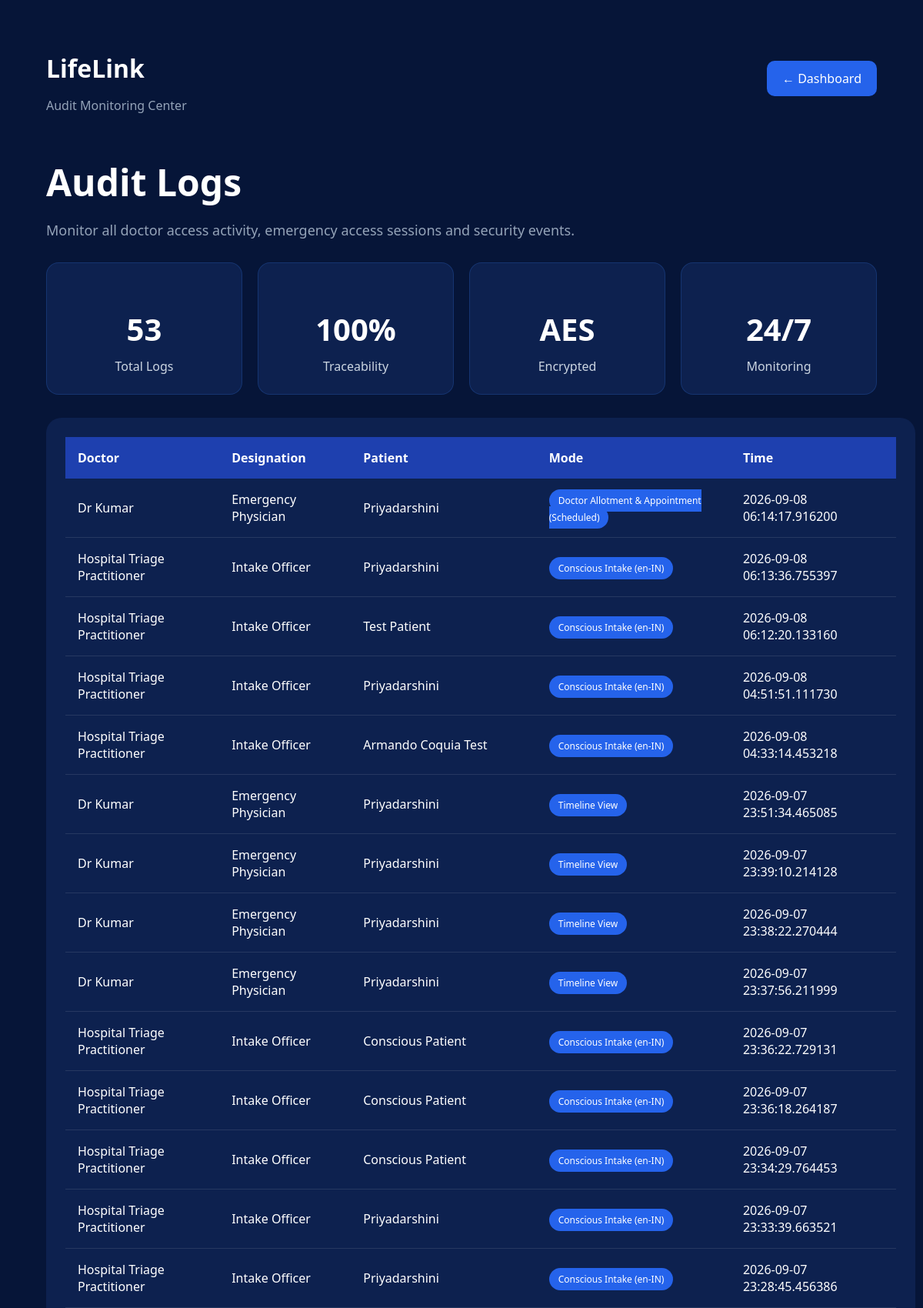
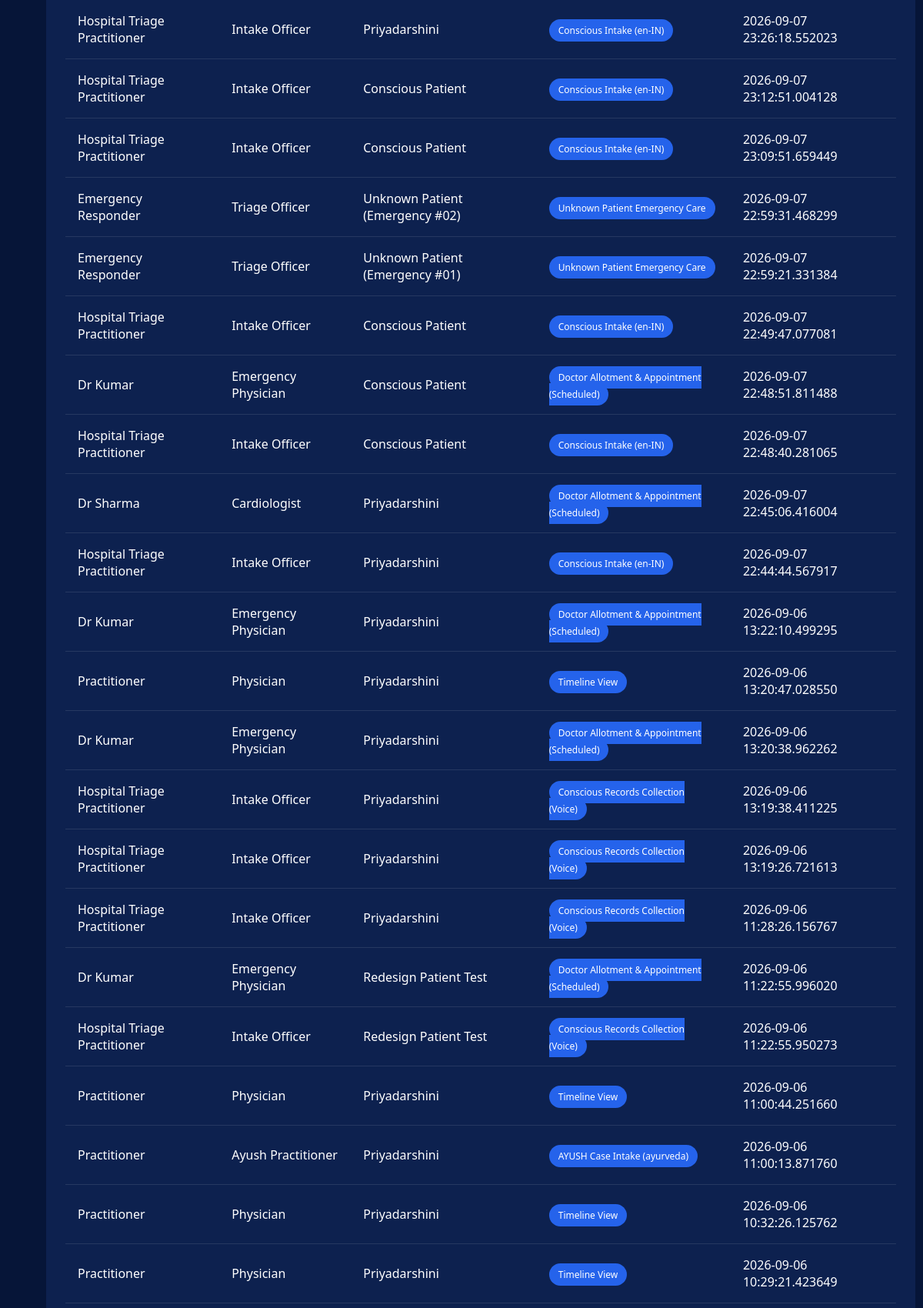
Page /logs (upper part) on the committed database (2 pictures, top to bottom).
### app.py (models this page shows)
class AuditLog(db.Model):
    id = db.Column(
        db.Integer,
        primary_key=True
    )
    doctor_name = db.Column(
        db.String(100)
    )
    designation = db.Column(
        db.String(100)
    )
    patient_name = db.Column(
        db.String(100)
    )
    access_mode = db.Column(
        db.String(50)
    )
    access_time = db.Column(
        db.String(100)
    )
    consent_type = db.Column(
        db.String(30),
        default="standard"
    )

### app.py (the view)
@app.route("/logs")
def logs():
    logs = AuditLog.query.order_by(
        AuditLog.id.desc()
    ).all()
    return render_template(
        "logs.html",
        logs=logs
    )

### templates/logs.html (shortened to what this page needs)
<!DOCTYPE html>
<html>
<head>
    <link rel="stylesheet"
    href="{{ url_for('static',
    filename='css/doctor.css') }}">
</head>
<body>
<div class="dashboard-page">
    <div class="top-bar">
        <div>
            <h2>LifeLink</h2>
            <p>Audit Monitoring Center</p>
        </div>
        <a href="/doctor-dashboard"
        class="back-btn">
            ← Dashboard
        </a>
    </div>
    <div class="page-title">
        <h1>Audit Logs</h1>
        <p>
            Monitor all doctor access activity,
            emergency access sessions and
            security events.
        </p>
    </div>
    <div class="stats-row">
        <div class="stat-box">
            <h2>{{ logs|length }}</h2>
            <p>Total Logs</p>
        </div>
        <div class="stat-box">
            <h2>100%</h2>
            <p>Traceability</p>
        </div>
        <div class="stat-box">
            <h2>AES</h2>
            <p>Encrypted</p>
        </div>
        <div class="stat-box">
            <h2>24/7</h2>
            <p>Monitoring</p>
        </div>
    </div>
    <div class="table-container">
        <table>
            <thead>
                <tr>
                    <th>Doctor</th>
                    <th>Designation</th>
                    <th>Patient</th>
                    <th>Mode</th>
                    <th>Time</th>
                </tr>
            </thead>
            <tbody>
                {% for log in logs %}
                <tr>
                    <td>{{ log.doctor_name }}</td>
                    <td>{{ log.designation }}</td>
                    <td>{{ log.patient_name }}</td>
                    <td>
                        <span class="mode-badge">
                            {{ log.access_mode }}
                        </span>
                    </td>
                    <td>{{ log.access_time }}</td>
                </tr>
                {% endfor %}
            </tbody>
        </table>
    </div>
</div>
</body>
</html>

### static/css/doctor.css (style rules this page uses)
body { margin:0; padding:0; font-family:'Segoe UI',sans-serif; background:#061538; min-height:100vh; display:flex; justify-content:center; align-items:center; }

### templates/logs.html (style rules this page uses)
.page-title { margin-bottom:30px; }
h2 { color:white; font-size:32px; margin-bottom:5px; }
.dashboard-page { width:90%; max-width:1400px; margin:auto; padding:40px; color:white; }
.page-title h1 { color:white; font-size:48px; margin-bottom:10px; }
.page-title p { color:#94a3b8; font-size:18px; }
.stats-row { display:grid; grid-template-columns:repeat(4,1fr); gap:20px; margin:30px 0; }
.stat-box { background:#0d214f; border-radius:16px; padding:25px; text-align:center; border:1px solid rgba(59,130,246,.2); color:white; }
.stat-box h2 { color:white; font-size:40px; margin-bottom:10px; }
.stat-box p { color:#cbd5e1; margin:0; }
.table-container { width:100%; background:#0d214f; border-radius:20px; padding:25px; overflow-x:auto; }
.top-bar { display:flex; justify-content:space-between; align-items:center; margin-bottom:40px; }
.top-bar h2 { color:white; }
.top-bar p { color:#94a3b8; }
table { width:100%; border-collapse:collapse; color:white; }
th { background:#1e40af; padding:16px; text-align:left; }
td { padding:16px; border-bottom:1px solid rgba(255,255,255,.1); }
.mode-badge { background:#2563eb; color:white; padding:6px 12px; border-radius:20px; font-size:12px; }
.back-btn { text-decoration:none; color:white; background:#2563eb; padding:12px 20px; border-radius:10px; }

### rows in the picture
AuditLog: doctor_name "Dr Kumar", designation "Emergency Physician", patient_name "Priyadarshini", access_mode "Doctor Allotment & Appointment (Scheduled)", access_time "2026-09-08 06:14:17.916200"
AuditLog: doctor_name "Hospital Triage Practitioner", designation "Intake Officer", patient_name "Priyadarshini", access_mode "Conscious Intake (en-IN)", access_time "2026-09-08 06:13:36.755397"
AuditLog: doctor_name "Hospital Triage Practitioner", designation "Intake Officer", patient_name "Test Patient", access_mode "Conscious Intake (en-IN)", access_time "2026-09-08 06:12:20.133160"
AuditLog: doctor_name "Hospital Triage Practitioner", designation "Intake Officer", patient_name "Priyadarshini", access_mode "Conscious Intake (en-IN)", access_time "2026-09-08 04:51:51.111730"
AuditLog: doctor_name "Hospital Triage Practitioner", designation "Intake Officer", patient_name "Armando Coquia Test", access_mode "Conscious Intake (en-IN)", access_time "2026-09-08 04:33:14.453218"
AuditLog: doctor_name "Dr Kumar", designation "Emergency Physician", patient_name "Priyadarshini", access_mode "Timeline View", access_time "2026-09-07 23:51:34.465085"
AuditLog: doctor_name "Dr Kumar", designation "Emergency Physician", patient_name "Priyadarshini", access_mode "Timeline View", access_time "2026-09-07 23:39:10.214128"
AuditLog: doctor_name "Dr Kumar", designation "Emergency Physician", patient_name "Priyadarshini", access_mode "Timeline View", access_time "2026-09-07 23:38:22.270444"
AuditLog: doctor_name "Dr Kumar", designation "Emergency Physician", patient_name "Priyadarshini", access_mode "Timeline View", access_time "2026-09-07 23:37:56.211999"
AuditLog: doctor_name "Hospital Triage Practitioner", designation "Intake Officer", patient_name "Conscious Patient", access_mode "Conscious Intake (en-IN)", access_time "2026-09-07 23:36:22.729131"
AuditLog: doctor_name "Hospital Triage Practitioner", designation "Intake Officer", patient_name "Conscious Patient", access_mode "Conscious Intake (en-IN)", access_time "2026-09-07 23:36:18.264187"
AuditLog: doctor_name "Hospital Triage Practitioner", designation "Intake Officer", patient_name "Conscious Patient", access_mode "Conscious Intake (en-IN)", access_time "2026-09-07 23:34:29.764453"
AuditLog: doctor_name "Hospital Triage Practitioner", designation "Intake Officer", patient_name "Priyadarshini", access_mode "Conscious Intake (en-IN)", access_time "2026-09-07 23:33:39.663521"
AuditLog: doctor_name "Hospital Triage Practitioner", designation "Intake Officer", patient_name "Priyadarshini", access_mode "Conscious Intake (en-IN)", access_time "2026-09-07 23:28:45.456386"
AuditLog: doctor_name "Hospital Triage Practitioner", designation "Intake Officer", patient_name "Priyadarshini", access_mode "Conscious Intake (en-IN)", access_time "2026-09-07 23:26:18.552023"
AuditLog: doctor_name "Hospital Triage Practitioner", designation "Intake Officer", patient_name "Conscious Patient", access_mode "Conscious Intake (en-IN)", access_time "2026-09-07 23:12:51.004128"
AuditLog: doctor_name "Hospital Triage Practitioner", designation "Intake Officer", patient_name "Conscious Patient", access_mode "Conscious Intake (en-IN)", access_time "2026-09-07 23:09:51.659449"
AuditLog: doctor_name "Emergency Responder", designation "Triage Officer", patient_name "Unknown Patient (Emergency #02)", access_mode "Unknown Patient Emergency Care", access_time "2026-09-07 22:59:31.468299"
AuditLog: doctor_name "Emergency Responder", designation "Triage Officer", patient_name "Unknown Patient (Emergency #01)", access_mode "Unknown Patient Emergency Care", access_time "2026-09-07 22:59:21.331384"
AuditLog: doctor_name "Hospital Triage Practitioner", designation "Intake Officer", patient_name "Conscious Patient", access_mode "Conscious Intake (en-IN)", access_time "2026-09-07 22:49:47.077081"
AuditLog: doctor_name "Dr Kumar", designation "Emergency Physician", patient_name "Conscious Patient", access_mode "Doctor Allotment & Appointment (Scheduled)", access_time "2026-09-07 22:48:51.811488"
AuditLog: doctor_name "Hospital Triage Practitioner", designation "Intake Officer", patient_name "Conscious Patient", access_mode "Conscious Intake (en-IN)", access_time "2026-09-07 22:48:40.281065"
AuditLog: doctor_name "Dr Sharma", designation "Cardiologist", patient_name "Priyadarshini", access_mode "Doctor Allotment & Appointment (Scheduled)", access_time "2026-09-07 22:45:06.416004"
AuditLog: doctor_name "Hospital Triage Practitioner", designation "Intake Officer", patient_name "Priyadarshini", access_mode "Conscious Intake (en-IN)", access_time "2026-09-07 22:44:44.567917"
AuditLog: doctor_name "Dr Kumar", designation "Emergency Physician", patient_name "Priyadarshini", access_mode "Doctor Allotment & Appointment (Scheduled)", access_time "2026-09-06 13:22:10.499295"
AuditLog: doctor_name "Practitioner", designation "Physician", patient_name "Priyadarshini", access_mode "Timeline View", access_time "2026-09-06 13:20:47.028550"
AuditLog: doctor_name "Dr Kumar", designation "Emergency Physician", patient_name "Priyadarshini", access_mode "Doctor Allotment & Appointment (Scheduled)", access_time "2026-09-06 13:20:38.962262"
AuditLog: doctor_name "Hospital Triage Practitioner", designation "Intake Officer", patient_name "Priyadarshini", access_mode "Conscious Records Collection (Voice)", access_time "2026-09-06 13:19:38.411225"
AuditLog: doctor_name "Hospital Triage Practitioner", designation "Intake Officer", patient_name "Priyadarshini", access_mode "Conscious Records Collection (Voice)", access_time "2026-09-06 13:19:26.721613"
AuditLog: doctor_name "Hospital Triage Practitioner", designation "Intake Officer", patient_name "Priyadarshini", access_mode "Conscious Records Collection (Voice)", access_time "2026-09-06 11:28:26.156767"
AuditLog: doctor_name "Dr Kumar", designation "Emergency Physician", patient_name "Redesign Patient Test", access_mode "Doctor Allotment & Appointment (Scheduled)", access_time "2026-09-06 11:22:55.996020"
AuditLog: doctor_name "Hospital Triage Practitioner", designation "Intake Officer", patient_name "Redesign Patient Test", access_mode "Conscious Records Collection (Voice)", access_time "2026-09-06 11:22:55.950273"
AuditLog: doctor_name "Practitioner", designation "Physician", patient_name "Priyadarshini", access_mode "Timeline View", access_time "2026-09-06 11:00:44.251660"
AuditLog: doctor_name "Practitioner", designation "Ayush Practitioner", patient_name "Priyadarshini", access_mode "AYUSH Case Intake (ayurveda)", access_time "2026-09-06 11:00:13.871760"
AuditLog: doctor_name "Practitioner", designation "Physician", patient_name "Priyadarshini", access_mode "Timeline View", access_time "2026-09-06 10:32:26.125762"
AuditLog: doctor_name "Practitioner", designation "Physician", patient_name "Priyadarshini", access_mode "Timeline View", access_time "2026-09-06 10:29:21.423649"

### other values in the picture
{{ logs|length }} "53"
